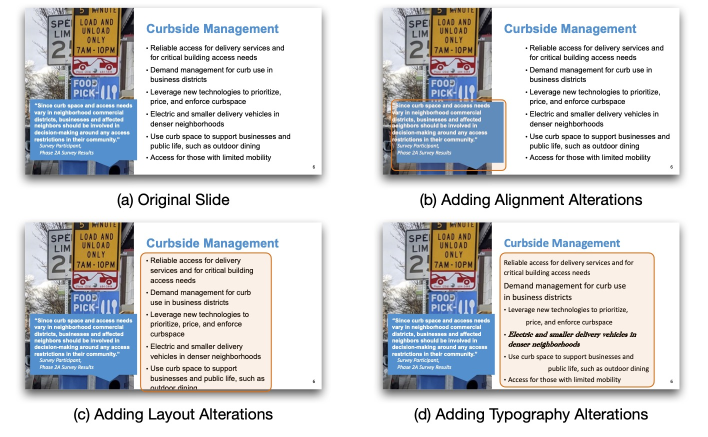
#> input picture research_datasets/slideaudit/full_release/examples/alteration_example_1.jpg, 1416 x 873 px (shown at 1/2 size)
$ python -i treatment.py   (imports and definitions only)
#> lines starting #> are read from the running program, lines starting #| are printed output that depends on the picture
#> further down, picture is the input picture: PIL image 1416x873 RGB; mean R, G, B 209.2, 210.9, 213.1
"""Deterministic image treatment: legibility maths, colour grading, saliency-aware cropping."""

from __future__ import annotations

import math

import numpy as np
from PIL import Image


def hex_rgb(h: str) -> np.ndarray:
    h = h.lstrip("#")
    return np.array([int(h[i:i + 2], 16) for i in (0, 2, 4)], dtype=np.float32) / 255


def _linear(c: np.ndarray) -> np.ndarray:
    return np.where(c <= 0.04045, c / 12.92, ((c + 0.055) / 1.055) ** 2.4)


def luminance(color: str) -> float:
    r, g, b = _linear(hex_rgb(color))
    return float(0.2126 * r + 0.7152 * g + 0.0722 * b)


def luminance_map(img: Image.Image) -> np.ndarray:
    a = _linear(np.asarray(img.convert("RGB"), dtype=np.float32) / 255)
    return 0.2126 * a[..., 0] + 0.7152 * a[..., 1] + 0.0722 * a[..., 2]


def contrast_ratio(l1: float, l2: float) -> float:
    hi, lo = max(l1, l2), min(l1, l2)
    return (hi + 0.05) / (lo + 0.05)


# [10 lines left out: function _pixel_window, not called in this run]


def region_luminance(img: Image.Image, img_box, region_box) -> np.ndarray:
    x0, y0, x1, y1 = _pixel_window(img_box, region_box, img.size)
    return luminance_map(img.crop((x0, y0, x1, y1)))


# [36 lines left out: functions gradient_alpha, composite_gradient, duotone, not called in this run]


def _box3(a: np.ndarray) -> np.ndarray:
    p = np.pad(a, 1, mode="edge")
    return sum(p[i:i + a.shape[0], j:j + a.shape[1]] for i in range(3) for j in range(3)) / 9


def saliency(img: Image.Image, size: int = 96) -> np.ndarray:
    """Spectral residual saliency (Hou and Zhang, 2007) on a small greyscale copy, values 0..1."""
#> called with size = 96
    w, h = img.size
#> w = 1416; h = 873
    small = img.convert("L").resize((size, max(1, int(size * h / w))), Image.BILINEAR)
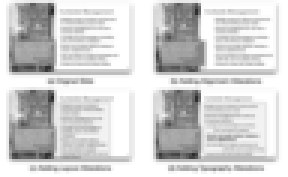
#> small: PIL image 96x59 L (shown 3 times larger); min 42, max 255, mean 210.6
    g = np.asarray(small, dtype=np.float32) / 255
    f = np.fft.fft2(g)
    log_amp = np.log(np.abs(f) + 1e-8)
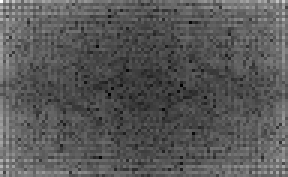
#> log_amp: shape (59, 96) float64 (shown 3 times larger); min -3.41, max 8.45, mean 0.682; drawn with min black and max white
    residual = log_amp - _box3(log_amp)
#> in _box3, `p = np.pad(a, 1, mode="edge")`:
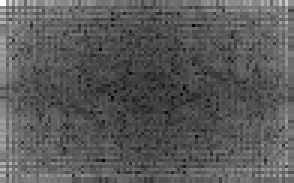
#> p: shape (61, 98) float64 (shown 3 times larger); min -3.41, max 8.45, mean 0.762; drawn with min black and max white
#> in _box3, `return sum(p[i:i + a.shape[0], j:j + a.shape[1]] for i in range(3) for..`:
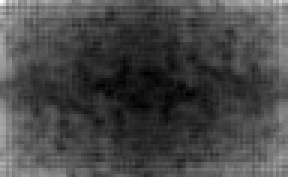
#> returned value: shape (59, 96) float64 (shown 3 times larger); min -1.12, max 5.31, mean 0.682; drawn with min black and max white
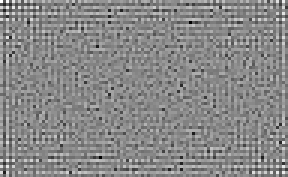
#> residual: shape (59, 96) float64 (shown 3 times larger); min -3.63, max 3.14, mean -3.14e-19; drawn with min black and max white
    s = np.abs(np.fft.ifft2(np.exp(residual + 1j * np.angle(f)))) ** 2
    for _ in range(3):
        s = _box3(s)
#> this loop made 3 passes
#> pass 1, in _box3 (call 2), `p = np.pad(a, 1, mode="edge")`:
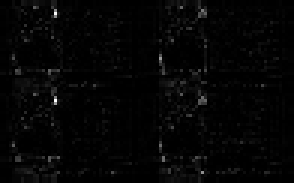
#> p: shape (61, 98) float64 (shown 3 times larger); min 8.51e-09, max 0.0269, mean 0.00056; drawn with min black and max white
#> after the loop:
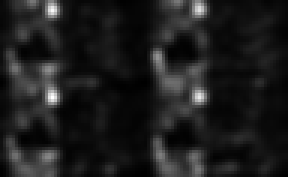
#> s: shape (59, 96) float64 (shown 3 times larger); min 4.19e-05, max 0.0046, mean 0.000572; drawn with min black and max white
    s -= s.min()
    return s / (s.max() + 1e-8)


# [45 lines left out: functions smart_crop, scrim_alpha_for, not called in this run]

>>> from PIL import Image
>>> picture = Image.open('../../research_datasets/slideaudit/full_release/examples/alteration_example_1.jpg')
>>> result = saliency(picture)
